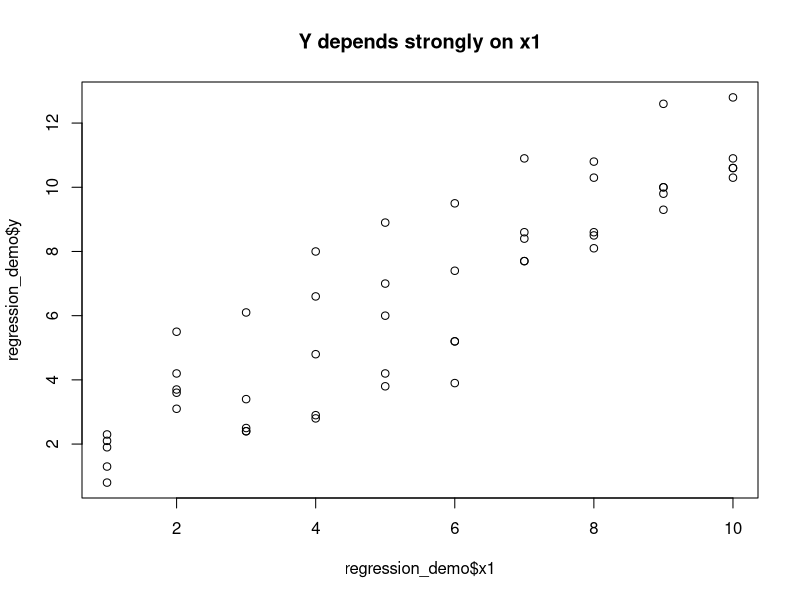
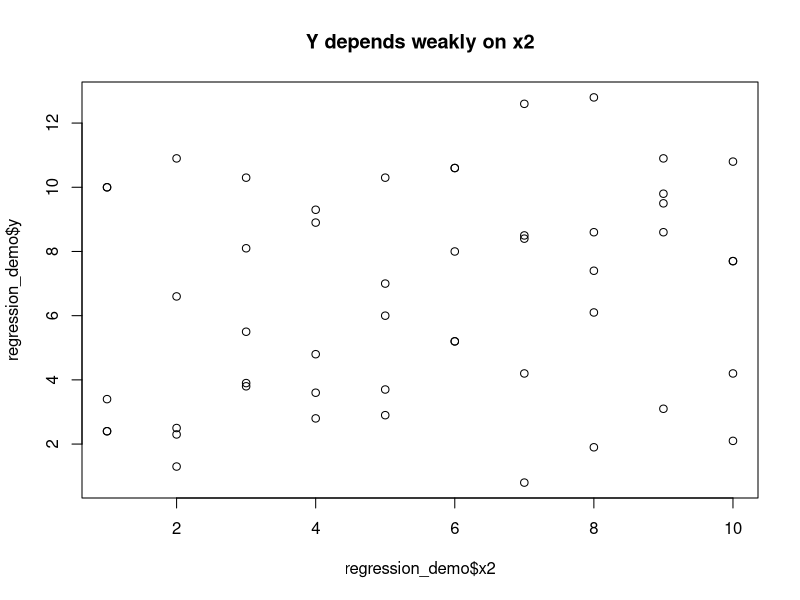
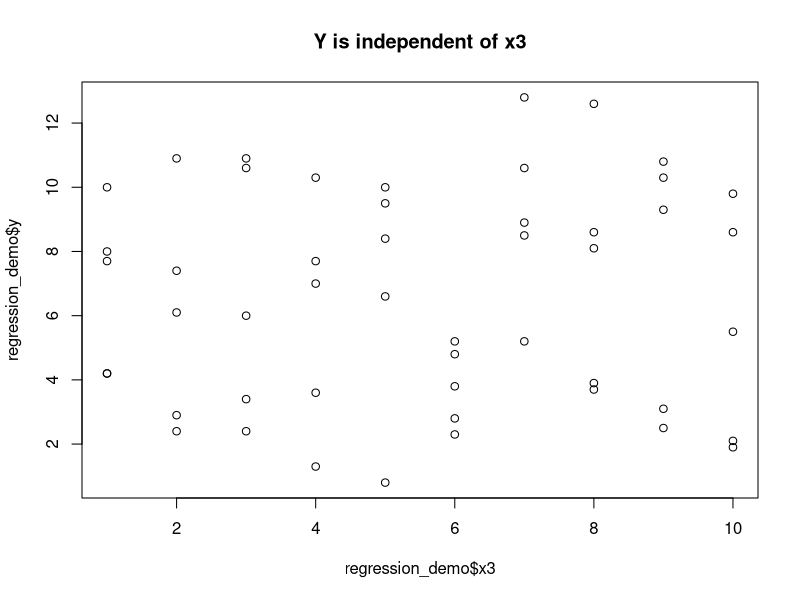
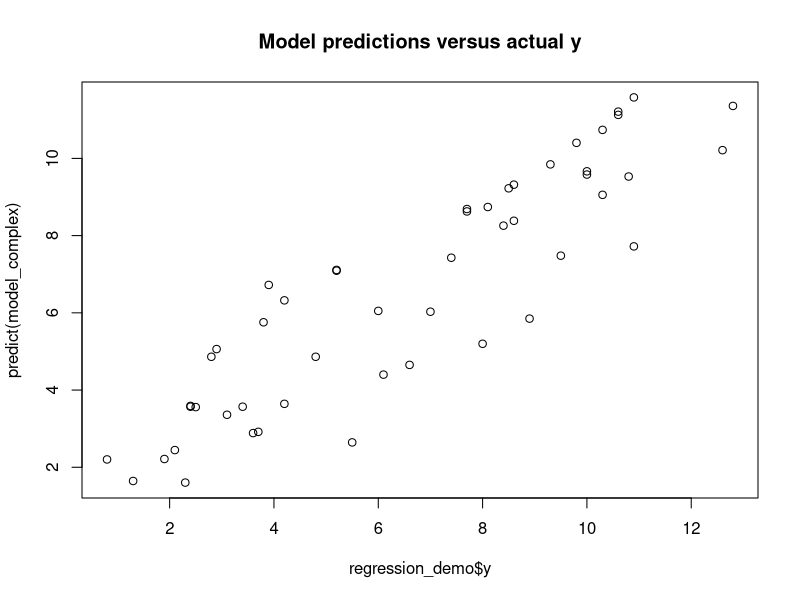

Source code (R) for these figures, in order:
# Setup
set.seed(0)
regression_demo = data.frame(
  x1 = sample(rep(1:10, times = 5)), # the sample() function puts things in a random order.
  x2 = sample(rep(1:10, times = 5)),
  x3 = sample(rep(1:10, times = 5)) 
)
# Let's add some randomness, maybe from measurement error or unobserved parts of the system we're studying.
# This function makes random variables with a mean of 0.
make_noise = function(n = nrow(regression_demo)) rbinom(n, 10, 0.5) - 5
# In truth, y depends strongly on x1, weakly on x2, and not at all on x3.
regression_demo[["y"]] = regression_demo[["x1"]]*1.1 + regression_demo[["x2"]]*0.1 + make_noise()
plot(regression_demo$x1, regression_demo$y, main = "Y depends strongly on x1")
plot(regression_demo$x2, regression_demo$y, main = "Y depends weakly on x2")
plot(regression_demo$x3, regression_demo$y, main = "Y is independent of x3")

# Q1 
# TODO: run this 10,000 times and check how many times x1, x2, and x3 are included.
# We can use built-in functions to fit a model that estimates how strongly y depends on x1, x2, x3.
model_complex = lm(y ~ 1 + x1 + x2 + x3, data = regression_demo)
# It guesses y =    -1.28887   +   1.18901*x1   +   0.08631*x2  +   0.04992*x3 .   
model_complex
# We can compare its predictions against the actual y.
plot(regression_demo$y, predict(model_complex), main = "Model predictions versus actual y")
# Using built-in functions, R can test the null hypothesis that each coefficient is 0.
# If you include a term in the model whenever the test yields a p-value below 0.1, then
# you should control false positive rate. Any variable not actually used -- here, x3
# is not used -- will only be included 10% of the time. 
null_hypothesis_test_results = summary(model_complex)
null_hypothesis_test_results
included = null_hypothesis_test_results$coefficients[,4]<0.1

# Q2
# Instead of controlling false positives, maybe we just want the best possible predictions.
# This code measures prediction error by leaving out each row of the data.
# TODO: run this 1,000 times and check how many times simple, medium, or complex performs best.
leave_one_out_prediction_error = c("simple" = 0, "medium" = 0, "complex" = 0)
for(i in 1:nrow(regression_demo)){
  models_leave_one_out = list(
    "simple" = lm(y ~ 1 + x1, data = regression_demo[-i,]),
    "medium" = lm(y ~ 1 + x1 + x2, data = regression_demo[-i,]),
    "complex" = lm(y ~ 1 + x1 + x2 + x3, data = regression_demo[-i,])
  )
  for(m in c("simple", "medium", "complex")){
    leave_one_out_prediction_error[[m]] = leave_one_out_prediction_error[[m]] + (predict(models_leave_one_out[[m]], newdata = regression_demo[i,] ) - regression_demo[i,"y"])^2
  }
}
leave_one_out_prediction_error

# Q3
# TODO: Modify the Q2 code so that models are fit to the whole dataset and prediction error is measured on the whole dataset.
# How many often does simple, medium, or complex win out?
